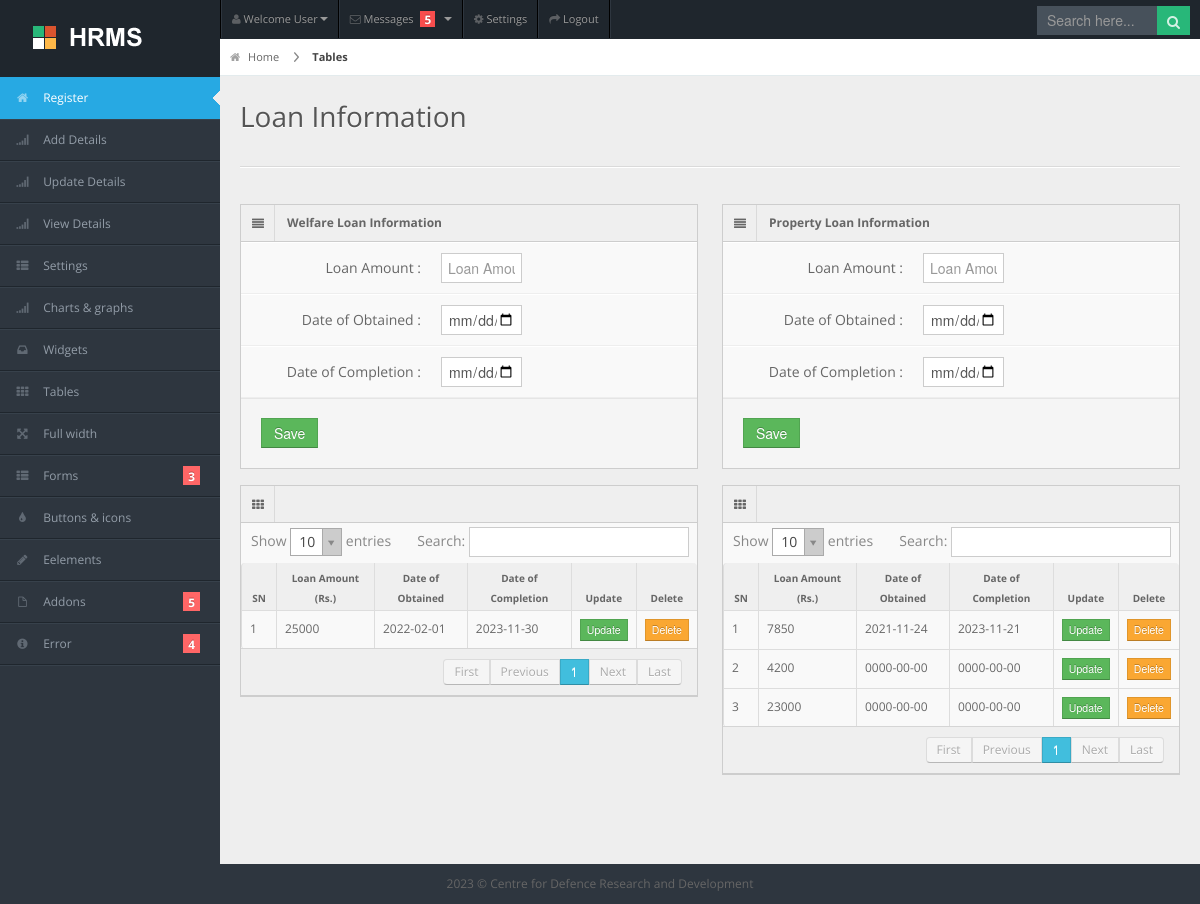
The page /loan_details.php?pid=7 on the database its author committed.
### tables this page shows
CREATE TABLE `welfare_loan_info_tbl` (
  `welfare_loan_info_id` int(11) NOT NULL,
  `personal_id` int(11) NOT NULL,
  `loan_amount` double NOT NULL,
  `date_obtained` date NOT NULL,
  `date_completion` date NOT NULL,
  `status` int(11) NOT NULL DEFAULT 1,
  `time_added` datetime NOT NULL DEFAULT current_timestamp()
);

CREATE TABLE `property_loan_info_tbl` (
  `property_loan_info_id` int(11) NOT NULL,
  `personal_id` int(11) NOT NULL,
  `p_loan_amount` double NOT NULL,
  `p_date_obtained` date NOT NULL,
  `p_date_completion` date NOT NULL,
  `status` int(11) NOT NULL DEFAULT 1,
  `time_added` datetime NOT NULL DEFAULT current_timestamp()
);

### loan_details.php (the view, shortened to what this page needs)
<?php
error_reporting(E_ALL);ini_set('display_errors', 'on');include ("db/db.php");
$pid = $_GET['pid'];
?>
<!DOCTYPE html>
<html lang="en">
<head>
<link rel="stylesheet" href="css/bootstrap.min.css" />
<link rel="stylesheet" href="css/bootstrap-responsive.min.css" />
<link rel="stylesheet" href="css/uniform.css" />
<link rel="stylesheet" href="css/select2.css" />
<link rel="stylesheet" href="css/matrix-style.css" />
<link rel="stylesheet" href="css/matrix-media.css" />
<link href="font-awesome/css/font-awesome.css" rel="stylesheet" />
</head>
<body>
<div id="header">
  <h1><a href="dashboard">Matrix Admin</a></h1>
</div>
<div id="user-nav" class="navbar navbar-inverse">
  <ul class="nav">
    <li  class="dropdown" id="profile-messages" ><a title="" href="#" data-toggle="dropdown" data-target="#profile-messages" class="dropdown-toggle"><i class="icon icon-user"></i>  <span class="text">Welcome User</span><b class="caret"></b></a>
    </li>
    <li class="dropdown" id="menu-messages"><a href="#" data-toggle="dropdown" data-target="#menu-messages" class="dropdown-toggle"><i class="icon icon-envelope"></i> <span class="text">Messages</span> <span class="label label-important">5</span> <b class="caret"></b></a>
    </li>
    <li class=""><a title="" href="#"><i class="icon icon-cog"></i> <span class="text">Settings</span></a></li>
    <li class=""><a title="" href="login.html"><i class="icon icon-share-alt"></i> <span class="text">Logout</span></a></li>
  </ul>
</div>
<div id="search">
  <input type="text" placeholder="Search here..."/>
  <button type="submit" class="tip-bottom" title="Search"><i class="icon-search icon-white"></i></button>
</div>
<div id="sidebar"> <a href="#" class="visible-phone"><i class="icon icon-th"></i>Tables</a>
  <?php include('include/nav.php'); ?>
</div>
<div id="content">
  <div id="content-header">
    <div id="breadcrumb"> <a href="#" title="Go to Home" class="tip-bottom"><i class="icon-home"></i> Home</a> <a href="#" class="current">Tables</a> </div>
    <h1>Loan Information</h1>
  </div>
  <div class="container-fluid">
    <hr>
    <div class="row-fluid">
      <div class="span6">
		 <div class="widget-box">
        <div class="widget-title"> <span class="icon"> <i class="icon-align-justify"></i> </span>
          <h5>Welfare Loan Information</h5>
        </div>
        <div class="widget-content nopadding">
          <form action="javascript:void(0);" id="form_submit" class="form-horizontal">
			<div class="control-group">
              <label class="control-label">Loan Amount :</label>
              <div class="controls">
                <input type="text" class="span4" placeholder="Loan Amount" name="loan_amount"/>
              </div>
            </div>
			<div class="control-group">
              <label class="control-label">Date of Obtained :</label>
              <div class="controls">
                <input type="date" class="span4" name="date_obtained" />
              </div>
            </div>
			<div class="control-group">
              <label class="control-label">Date of Completion :</label>
              <div class="controls">
                <input type="date" class="span4" name="date_completion" />
              </div>
            </div>
            <div class="form-actions">
              <button type="submit" class="btn btn-success">Save</button>
            </div>
          </form>
        </div>
      </div>
        <div class="widget-box">
          <div class="widget-title"> <span class="icon"><i class="icon-th"></i></span>
          </div>
          <div class="widget-content nopadding">
		  <?php
		  $sql = "SELECT * FROM welfare_loan_info_tbl WHERE personal_id='$pid' and status='1' ORDER BY welfare_loan_info_id  DESC";
		  $result = mysqli_query($conn, $sql);
		  ?>
            <table class="table table-bordered data-table">
              <thead>
                <tr>
                   <th>SN</th>
				  <th>Loan Amount (Rs.)</th>
                  <th>Date of Obtained</th>
                  <th>Date of Completion</th>
				  <th>Update</th>
				  <th>Delete</th>
                </tr>
              </thead>
              <tbody>
			  <?php $i = 1; while ($row = mysqli_fetch_assoc($result)){ ?>
                <tr class="gradeX">
                  <td><?php echo $i; ?></td>
				  <td><?php echo $row['loan_amount']; ?></td>
                  <td><?php echo $row['date_obtained']; ?></td>
                  <td><?php echo $row['date_completion']; ?></td>
				          <td class="center"><button class="btn btn-success btn-mini">Update</button></td>
				  <td class="center"><button class="btn btn-warning btn-mini">Delete</button></td>
				 </tr>
                <?php $i++; } ?>
              </tbody>
            </table>
          </div>
        </div>
      </div>
	  <div class="span6">
		 <div class="widget-box">
        <div class="widget-title"> <span class="icon"> <i class="icon-align-justify"></i> </span>
          <h5>Property Loan Information  </h5>
        </div>
        <div class="widget-content nopadding">
          <form action="javascript:void(0);" id="form_property" class="form-horizontal">
            <div class="control-group">
              <label class="control-label">Loan Amount :</label>
              <div class="controls">
                <input type="text" class="span4" placeholder="Loan Amount" name="p_loan_amount" />
              </div>
            </div>
			<div class="control-group">
              <label class="control-label">Date of Obtained :</label>
              <div class="controls">
                <input type="date" class="span4" placeholder="Date" name="p_date_obtained" />
              </div>
            </div>
			<div class="control-group">
              <label class="control-label">Date of Completion :</label>
              <div class="controls">
                <input type="date" class="span4" placeholder="Date" name="p_date_completion" />
              </div>
            </div>
            <div class="form-actions">
              <button type="submit" class="btn btn-success">Save</button>
            </div>
          </form>
        </div>
      </div>
        <div class="widget-box">
          <div class="widget-title"> <span class="icon"><i class="icon-th"></i></span>
          </div>
          <div class="widget-content nopadding">
		  <?php
		  $sql = "SELECT * FROM property_loan_info_tbl WHERE personal_id='$pid' and status='1' ORDER BY property_loan_info_id  DESC";
		  $result = mysqli_query($conn, $sql);
		  ?>
            <table class="table table-bordered data-table">
              <thead>
                <tr>
                   <th>SN</th>
				  <th>Loan Amount (Rs.)</th>
                  <th>Date of Obtained</th>
                  <th>Date of Completion</th>
				  <th>Update</th>
				  <th>Delete</th>
                </tr>
              </thead>
              <tbody>
			  <?php $i = 1; while ($row = mysqli_fetch_assoc($result)){ ?>
                <tr class="gradeX">
                  <td><?php echo $i; ?></td>
				  <td><?php echo $row['p_loan_amount']; ?></td>
                  <td><?php echo $row['p_date_obtained']; ?></td>
                  <td><?php echo $row['p_date_completion']; ?></td>
				  <td class="center"><button class="btn btn-success btn-mini">Update</button></td>
				  <td class="center"><button class="btn btn-warning btn-mini">Delete</button></td>
				 </tr>
                <?php $i++; } ?>
              </tbody>
            </table>
          </div>
        </div>
      </div>
    </div>
  </div>
</div>
<?php include('include/footer.php'); ?>
</body>
</html>

### css/matrix-media.css (style rules this page uses)
body { background:#2E363F; }
#header { background-color: #1f262d; margin-top:10px; }
#search input[type=text], #search button { background-color: #28b779; }
#search input[type=text] { background-color: #47515b; color: #fff; }

### rows shown on the page
welfare_loan_info_tbl: loan_amount "25000", date_obtained "2022-02-01", date_completion "2023-11-30"
property_loan_info_tbl: p_loan_amount "7850", p_date_obtained "2021-11-24", p_date_completion "2023-11-21"
property_loan_info_tbl: p_loan_amount "4200", p_date_obtained "0000-00-00", p_date_completion "0000-00-00"
property_loan_info_tbl: p_loan_amount "23000", p_date_obtained "0000-00-00", p_date_completion "0000-00-00"
